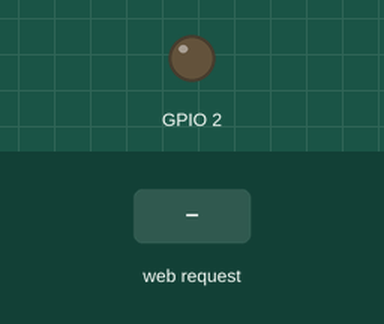
A sketch run on a simulated ESP8266 (NodeMCU). On the bench: output pins drawn as LEDs (lit = HIGH). Inputs (shaded band) come from the test bench. WiFi joins after 1.5 s; servers stay silent unless stated; what the sketch prints to the serial monitor is not drawn.

Above: at 2.7 s.
2.8 s: HTTP request GET /encender received
At 3.6 s:
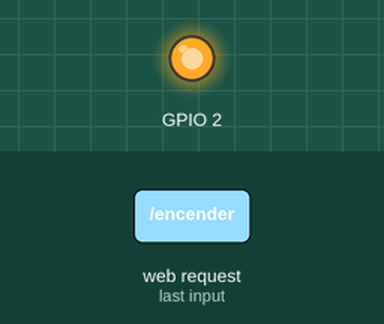
4.3 s: HTTP request GET /apagar received
At 4.7 s:
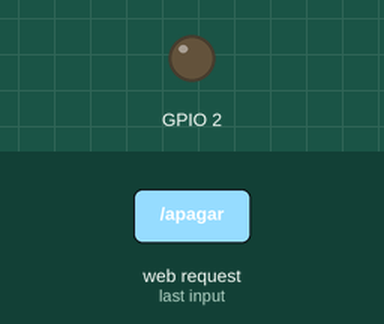
Timing chart, 0 to 7.3 s (numbered marks = the images above; inputs shaded):
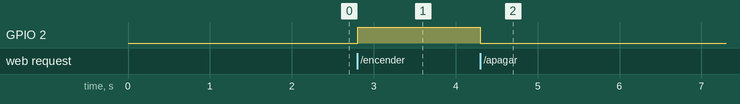

Measured:
- after the input at 2.8 s, GPIO 2: LOW → HIGH at once
- after the input at 4.3 s, GPIO 2: HIGH → LOW at once

The sketch:

esp_web.ino
```cpp
//importamos la libreria para usar el modulo
#include <ESP8266WiFi.h>

//nuestra pagina html
String pagina = "<!DOCTYPE html>"
"<html lang='en' dir='ltr'>"
"  <head>"
"    <meta charset='utf-8'>"
"    <title>ESP511</title>"
"  </head>"
"  <body>"
"    <center>"
"      <h1><FONT SIZE=7>UwU Efren UwU</font></h1>"
"       <p><a href='/encender'><button type='button' name='encender'>ON</button></a></p>"
"       <br>"
"       <p><a href='/apagar'><button type='button' name='apagar'>OFF</button></a></p>"
"    </center>"
"  </body>"

"</html>";

//creamos variable para almacenar la solicitud
String solicitud;

//creamos nuestro servidor
WiFiServer servidor(80);

void setup(){
  //iniciamos monitor serial
  Serial.begin(115200);
  //nos conectamos a la red wifi nombre / clave
  WiFi.begin("INFINITUM3102", "PYutdsRddo");
  //mientras no estemos conectados
  while (WiFi.status() != WL_CONNECTED) {
    delay(500);
    //imprimimos un puntito
    Serial.print(".");
  }
  //iniciamos el servidor
  servidor.begin();
  //al terminar significa que estamos conectados
  Serial.println("\nConexion Exitosa 7w7!");
  //mostramos algunos ajustes
  Serial.print("Nuestra IP: ");
  //mostramos nuestra IP
  Serial.println(WiFi.localIP());
  //declaramos 2 como la salida
  pinMode(2, OUTPUT);
}

void loop(){
  //ajustamos los clientes con el servidor al tener datos
  WiFiClient cliente = servidor.available();
  //si un navegador se conecta
  if(cliente){
    Serial.println("Cliente conectado!");
    //mientras el cliente este conectado
    while(cliente.connected()){
      //si el cliente esta enviando datos
      if(cliente.available()){
        //leemos la informacion recibida
        solicitud = cliente.readStringUntil('\r');
        //imprimimos la solicitud
        Serial.println(solicitud);
        cliente.flush();
        //enviamos cabeceras
        cliente.println("HTTP/1.1 200 OK");
        cliente.println("Content-type:text/html");
        cliente.println("Connection: close");
        cliente.println("");
        //buscamos datos en el html uwu
        //si encontramos la palabra encender en la solicitud
        if(solicitud.indexOf("encender") != -1){
          digitalWrite(2, HIGH);
        }
        //si encontramos la palabra apagar en la solicitud
        if(solicitud.indexOf("apagar") != -1){
          digitalWrite(2, LOW);
        }
        //enviamos la pagina
        cliente.println(pagina);
        cliente.println("");
        break;
      }
    }
  }
}
```
